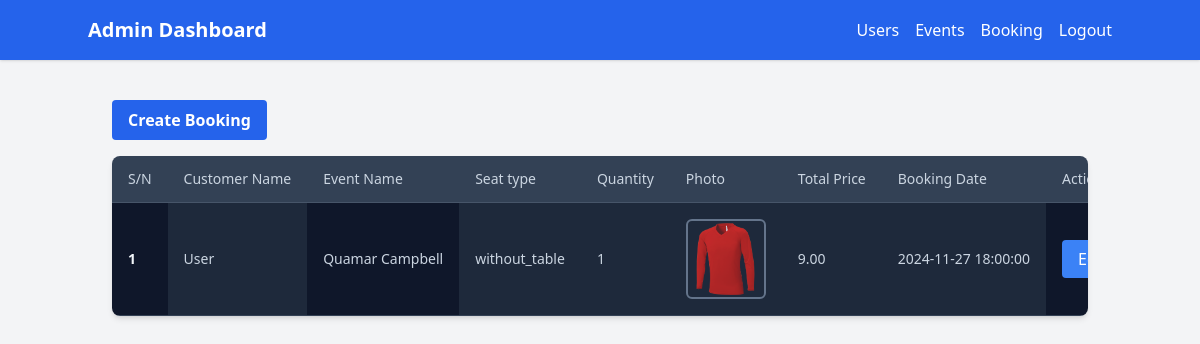
The app's page /bookings (signed in) with its own data.
### tables this page shows
CREATE TABLE IF NOT EXISTS `tickets` (
  `id` int NOT NULL AUTO_INCREMENT,
  `user_id` int NOT NULL,
  `event_id` int NOT NULL,
  `seat_type` enum('with_table','without_table') NOT NULL,
  `quantity` int NOT NULL,
  `adult_photo` varchar(255) DEFAULT NULL,
  `total_price` decimal(10,2) NOT NULL,
  `booking_date` timestamp NULL DEFAULT CURRENT_TIMESTAMP,
  `created_at` timestamp NULL DEFAULT CURRENT_TIMESTAMP,
  `updated_at` timestamp NULL DEFAULT CURRENT_TIMESTAMP ON UPDATE CURRENT_TIMESTAMP,
  PRIMARY KEY (`id`),
  KEY `user_id` (`user_id`),
  KEY `event_id` (`event_id`),
  CONSTRAINT `tickets_ibfk_1` FOREIGN KEY (`user_id`) REFERENCES `users` (`id`) ON DELETE CASCADE,
  CONSTRAINT `tickets_ibfk_2` FOREIGN KEY (`event_id`) REFERENCES `events` (`id`) ON DELETE CASCADE
);

CREATE TABLE IF NOT EXISTS `users` (
  `id` int NOT NULL AUTO_INCREMENT,
  `name` varchar(255) NOT NULL,
  `email` varchar(255) NOT NULL,
  `phone` varchar(15) NOT NULL,
  `password` varchar(255) NOT NULL,
  `role` varchar(50) NOT NULL DEFAULT 'user',
  `profile_photo` varchar(255) DEFAULT NULL,
  `created_at` timestamp NULL DEFAULT CURRENT_TIMESTAMP,
  `updated_at` timestamp NULL DEFAULT CURRENT_TIMESTAMP ON UPDATE CURRENT_TIMESTAMP,
  PRIMARY KEY (`id`),
  UNIQUE KEY `email` (`email`)
);

CREATE TABLE IF NOT EXISTS `events` (
  `id` int NOT NULL AUTO_INCREMENT,
  `name` varchar(255) NOT NULL,
  `description` text NOT NULL,
  `date` date NOT NULL,
  `time` time NOT NULL,
  `price_with_table` decimal(10,2) NOT NULL,
  `price_without_table` decimal(10,2) NOT NULL,
  `requires_adult` tinyint(1) DEFAULT '0',
  `seat_limit` int NOT NULL,
  `created_at` timestamp NULL DEFAULT CURRENT_TIMESTAMP,
  `updated_at` timestamp NULL DEFAULT CURRENT_TIMESTAMP ON UPDATE CURRENT_TIMESTAMP,
  PRIMARY KEY (`id`)
);

### controllers/admin/BookingController.php (called while the page is built, shortened)
<?php
require_once 'models/Booking.php';
class BookingController
{
    public function __construct()
    {
        $this->booking = new Booking();
    }
    public function index(): void
    {
        $bookings = $this->booking->getAllBookings();
        include 'views/admin/booking/bookings.php';
    }
}

### models/Booking.php (called while the page is built, shortened)
<?php
require_once 'config/connection.php';
class Booking
{
    public function getAllBookings(): array
    {
        if (isset($_SESSION['role']) && $_SESSION['role'] == 'admin') {
            global $conn;
            $stmt = $conn->prepare("SELECT
                    tickets.id AS ticket_id,
                    users.name AS user_name,
                    events.name AS event_name,
                    tickets.seat_type,
                    tickets.quantity,
                    tickets.adult_photo,
                    tickets.total_price,
                    tickets.booking_date
                FROM tickets
                JOIN users ON tickets.user_id = users.id
                JOIN events ON tickets.event_id = events.id;
                                          ");
            if ($stmt->execute()) {
                $result = $stmt->get_result();
                if ($result->num_rows > 0) {
                    return $result->fetch_all(MYSQLI_ASSOC);
                }
                return [];
            }
            return [];
        }
    }
}

### views/admin/booking/bookings.php (the view, shortened to what this page needs)
<!DOCTYPE html>
<html lang="en">
<head>
    <script src="https://cdn.tailwindcss.com"></script>
</head>
<body class="bg-gray-100">
    <?php
    include_once "views/components/admin-navbar.php";
    ?>
    <div class="container mx-auto py-10 px-6">
        <a href="create-booking"
            class="inline-block bg-blue-600 text-white font-bold py-2 px-4 rounded hover:bg-blue-700 mb-4">
            Create Booking
        </a>
        <div
            class="relative flex flex-col w-full h-full overflow-scroll text-slate-300 bg-slate-800 shadow-md rounded-lg bg-clip-border">
            <table class="w-full text-left table-auto min-w-max">
                <thead>
                    <tr>
                        <th class="p-4 border-b border-slate-600 bg-slate-700">
                            <p class="text-sm font-normal leading-none text-slate-300">
                                S/N
                            </p>
                        </th>
                        <th class="p-4 border-b border-slate-600 bg-slate-700">
                            <p class="text-sm font-normal leading-none text-slate-300">
                                Customer Name
                            </p>
                        </th>
                        <th class="p-4 border-b border-slate-600 bg-slate-700">
                            <p class="text-sm font-normal leading-none text-slate-300">
                                Event Name
                            </p>
                        </th>
                        <th class="p-4 border-b border-slate-600 bg-slate-700">
                            <p class="text-sm font-normal leading-none text-slate-300">
                                Seat type
                            </p>
                        </th>
                        <th class="p-4 border-b border-slate-600 bg-slate-700">
                            <p class="text-sm font-normal leading-none text-slate-300">
                                Quantity
                            </p>
                        </th>
                        <th class="p-4 border-b border-slate-600 bg-slate-700">
                            <p class="text-sm font-normal leading-none text-slate-300">
                                Photo
                            </p>
                        </th>
                        <th class="p-4 border-b border-slate-600 bg-slate-700">
                            <p class="text-sm font-normal leading-none text-slate-300">
                                Total Price
                            </p>
                        </th>
                        <th class="p-4 border-b border-slate-600 bg-slate-700">
                            <p class="text-sm font-normal leading-none text-slate-300">
                                Booking Date
                            </p>
                        </th>
                        <th class="p-4 border-b border-slate-600 bg-slate-700">
                            <p class="text-sm font-normal leading-none text-slate-300">
                                Actions
                            </p>
                        </th>
                    </tr>
                </thead>
                <tbody>
                    <?php
                    $sn = 1;
                    foreach ($bookings as $booking):
                    ?>
                    <tr class="hover:bg-slate-700">
                        <td class="p-4 w-1 border-b border-slate-700 bg-slate-900">
                            <p class="text-sm text-slate-100 font-semibold">
                                <?php echo htmlspecialchars($sn); ?>
                            </p>
                        </td>
                        <td class="p-4 border-b border-slate-700 bg-slate-800">
                            <p class="text-sm text-slate-300">
                                <?php echo htmlspecialchars($booking['user_name']); ?>
                            </p>
                        </td>
                        <td class="p-4 border-b border-slate-700 bg-slate-900">
                            <p class="text-sm text-slate-300">
                                <?php echo htmlspecialchars($booking['event_name']); ?>
                            </p>
                        </td>
                        <td class="p-4 border-b border-slate-700 bg-slate-800">
                            <p class="text-sm text-slate-300">
                                <?php echo htmlspecialchars($booking['seat_type']); ?>
                            </p>
                        </td>
                        <td class="p-4 border-b border-slate-700 bg-slate-800">
                            <p class="text-sm text-slate-300">
                                <?php echo htmlspecialchars($booking['quantity']); ?>
                            </p>
                        </td>
                        <td class="p-4 border-b border-slate-700 bg-slate-800">
                            <p class="text-sm text-slate-300">
                                <img src="<?php echo htmlspecialchars($booking['adult_photo']); ?>" alt=""
                                    class="w-20 h-20 object-cover border-2 border-slate-500 rounded-md h-20 w-20">
                            </p>
                        </td>
                        <td class="p-4 border-b border-slate-700 bg-slate-800">
                            <p class="text-sm text-slate-300">
                                <?php echo htmlspecialchars($booking['total_price']); ?>
                            </p>
                        </td>
                        <td class="p-4 border-b border-slate-700 bg-slate-800">
                            <p class="text-sm text-slate-300">
                                <?php echo htmlspecialchars($booking['booking_date']); ?>
                            </p>
                        </td>
                        <td class="p-4 border-b border-slate-700 bg-slate-900">
                            <a href="edit-booking?id=<?php echo $booking['ticket_id']; ?>"
                                class="bg-blue-500 text-white py-2 px-4 rounded hover:bg-blue-600">Edit</a>
                        </td>
                    </tr>
                    <?php
                        $sn++;
                    endforeach;
                    ?>
                </tbody>
            </table>
        </div>
    </div>
</body>
</html>

### records on screen
tickets: user.name "User", event.name "Quamar Campbell", seat_type "without_table", quantity "1", adult_photo (picture), total_price "9.00", booking_date "2024-11-27 18:00:00"
